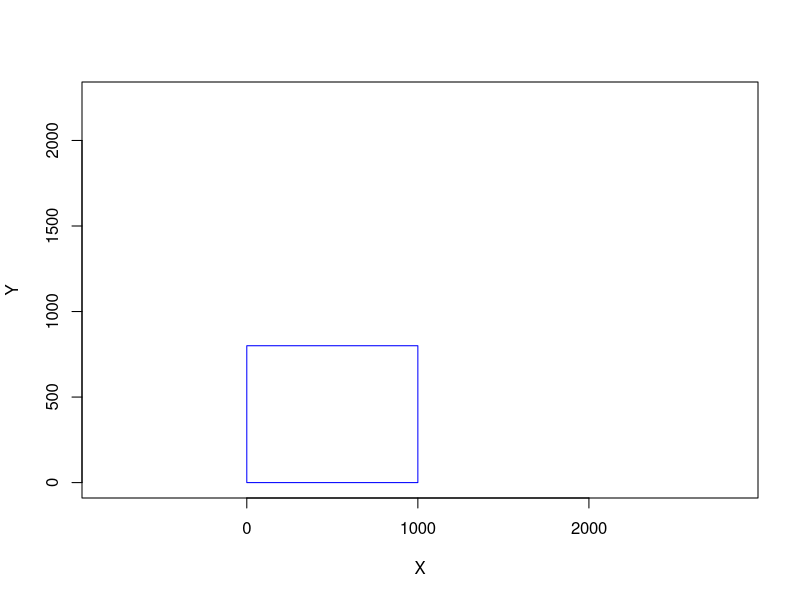
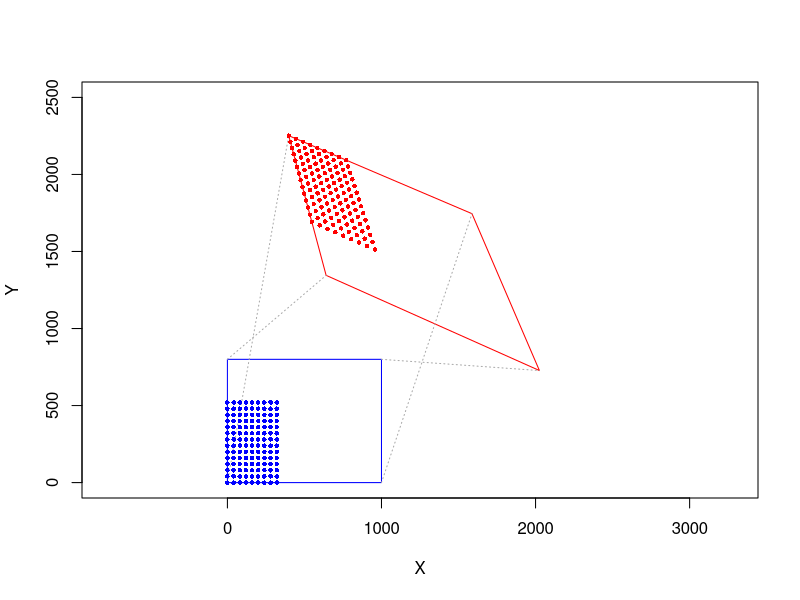

Write the R code that produced these figures, in order.
# Linear keystone distortion correction
# www.overfitting.net
# https://www.overfitting.net/


# Keystone correction equations:
# https://discorpy.readthedocs.io/en/latest/tutorials/methods.html
# "2.2.7. Calculating coefficients of a correction model for perspective distortion"

# Distorted points (source)
xd=c(0, 1000, 1000, 0)
yd=c(0, 0, 800, 800)

# Undistorted points (destination)
xu=xd
yu=yd

# Centre
xu=xu-mean(xu)
yu=yu-mean(yu)

# Scale
f=1.4
xu=xu*f
yu=yu*f

# Morph
m=1.1
xu=xu*(m+runif(4))/(m+0.5)
yu=yu*(m+runif(4))/(m+0.5)

# Rotate
theta=-pi/9
xutmp=xu*cos(theta)-yu*sin(theta)
yu=xu*sin(theta)+yu*cos(theta)
xu=xutmp

# Mirror
yu=c(yu[4], yu[3], yu[2], yu[1])  # Y axis mirror

# Translate (last step)
tx=1300
ty=1500
xu=xu+tx
yu=yu+ty


# Solve 8 equations linear system: A * k = b -> k = inv(A) * b
A=matrix(nrow=8, ncol=8)
A[1,]=c(xd[1], yd[1], 1, 0,     0,     0, -xd[1]*xu[1], -yd[1]*xu[1])
A[2,]=c(0,     0,     0, xd[1], yd[1], 1, -xd[1]*yu[1], -yd[1]*yu[1])
A[3,]=c(xd[2], yd[2], 1, 0,     0,     0, -xd[2]*xu[2], -yd[2]*xu[2])
A[4,]=c(0,     0,     0, xd[2], yd[2], 1, -xd[2]*yu[2], -yd[2]*yu[2])
A[5,]=c(xd[3], yd[3], 1, 0,     0,     0, -xd[3]*xu[3], -yd[3]*xu[3])
A[6,]=c(0,     0,     0, xd[3], yd[3], 1, -xd[3]*yu[3], -yd[3]*yu[3])
A[7,]=c(xd[4], yd[4], 1, 0,     0,     0, -xd[4]*xu[4], -yd[4]*xu[4])
A[8,]=c(0,     0,     0, xd[4], yd[4], 1, -xd[4]*yu[4], -yd[4]*yu[4])

b=as.matrix(c(xu[1], yu[1], xu[2], yu[2], xu[3], yu[3], xu[4], yu[4]))

k=solve(A, b)  # equivalent to solve(A) %*% b

# Undo distortion function
undo.keystone = function(xd, yd, k) {
    xu = (k[1]*xd+k[2]*yd+k[3]) / (k[7]*xd+k[8]*yd+1)
    yu = (k[4]*xd+k[5]*yd+k[6]) / (k[7]*xd+k[8]*yd+1)
    return(c(xu, yu))  # return pair (xu, yu)
}

# Check it works fine -> OK
for (i in 1:4) {
    print(undo.keystone(xd[i], yd[i], k))
}

# Plot
plot(c(xd, xd[1]), c(yd, yd[1]), type='l', col='blue', asp=1,
     xlab='X', ylab='Y',
     xlim=c(min(xd,xu),max(xd,xu)), ylim=c(min(yd,yu),max(yd,yu)))
plot(c(xd, xd[1]), c(yd, yd[1]), type='l', col='blue', asp=1,
     xlab='X', ylab='Y',
     xlim=c(0,2500), ylim=c(0,2500))
lines(c(xu, xu[1]), c(yu, yu[1]), type='l', col='red')
for (i in 1:4) {
    lines(c(xd[i], xu[i]), c(yd[i], yu[i]), type='l', lty=3, col='darkgray')
}


# Grid of points
xdp=c()
ydp=c()
R=40
for (i in 0:8) {
    for (j in 0:13) {
        xdp=c(xdp, R*i)
        ydp=c(ydp, R*j)
    }
}

lines(xdp, ydp, type='p', col='blue', pch=16, cex=0.6)
for (i in 1:length(xdp)) {
    xuyu=undo.keystone(xdp[i], ydp[i], k)
    lines(xuyu[1], xuyu[2], type='p', col='red', pch=16, cex=0.6)
}
